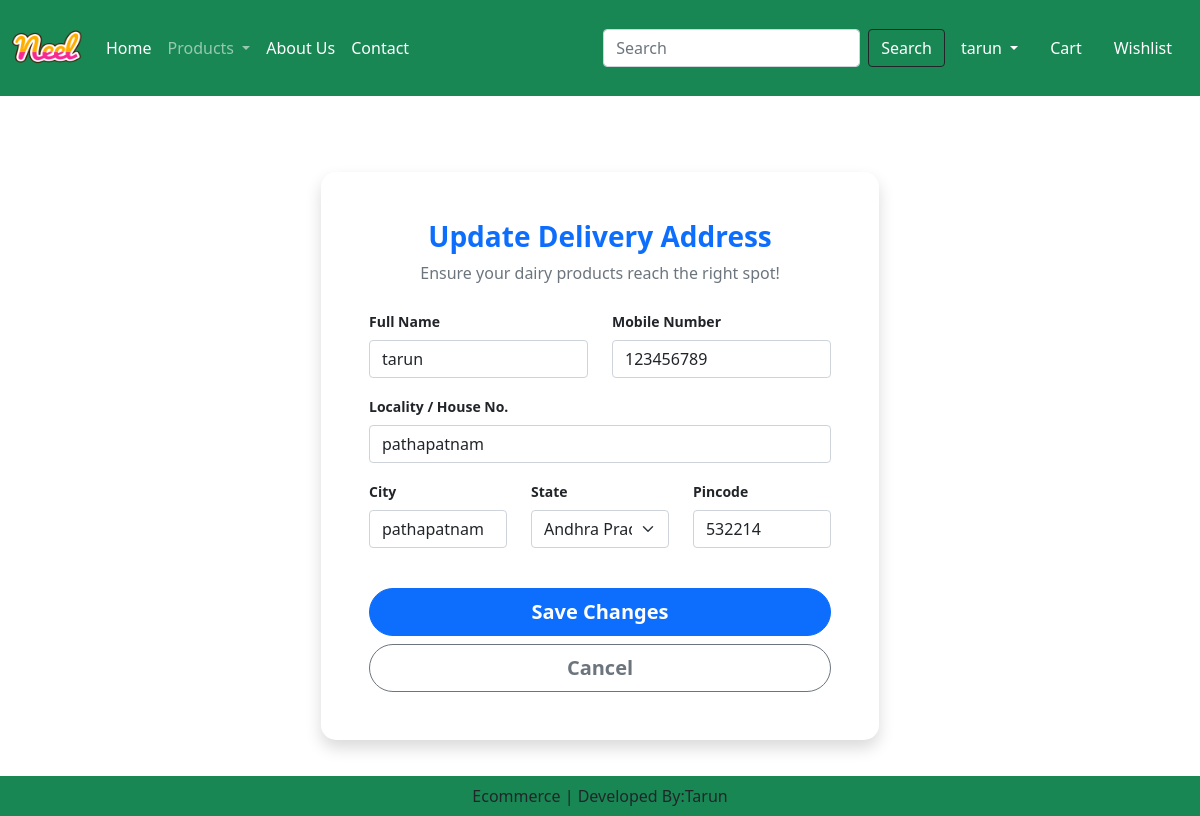
/accounts/address-edit/1/ (signed in), run on the app's committed database.
### accounts/models.py (models this page shows)
class Customer(models.Model):
    user=models.ForeignKey(User,on_delete=models.CASCADE)
    name=models.CharField(max_length=100)
    locality=models.CharField(max_length=100)
    mobile_no=models.CharField(max_length=100)
    city=models.CharField(max_length=100)
    state=models.CharField(choices=STATE_CHOICES,max_length=50)
    pincode=models.IntegerField()

### accounts/views.py (the view, shortened to what this page needs)
# urls.py: path('address-edit/<int:pk>/',views.edit_address,name='edit_address'),
@login_required(login_url='customer_login')
def edit_address(request,pk):
    address=get_object_or_404(Customer,pk=pk,user=request.user)
    form=ProfileForm(instance=address)
    return render(request,'edit_address.html',{'form':form})

### accounts/forms.py
class ProfileForm(forms.ModelForm):
    class Meta:
        model=Customer
        fields=['name','locality','mobile_no','city','state','pincode']
        widgets = {
            'name': forms.TextInput(attrs={'class': 'form-control', 'placeholder': 'Full Name'}),
            'locality': forms.TextInput(attrs={'class': 'form-control', 'placeholder': 'Locality/Street'}),
            'mobile_no': forms.NumberInput(attrs={'class': 'form-control', 'placeholder': 'Mobile Number'}),
            'city': forms.TextInput(attrs={'class': 'form-control', 'placeholder': 'City'}),
            'state': forms.Select(attrs={'class': 'form-select'}),
            'pincode': forms.NumberInput(attrs={'class': 'form-control', 'placeholder': 'Pincode'}),
        }

### accounts/templates/edit_address.html (shortened to what this page needs)
{% extends 'app/base.html' %}
{% load static %}
{% block main-content %}
<div class="container d-flex align-items-center justify-content-center" style="min-height: 90vh;">
    <div class="col-md-7 col-lg-6">
        <div class="card shadow border-0" style="border-radius: 15px;">
            <div class="card-body p-4 p-md-5">
                <div class="text-center mb-4">
                    <h3 class="fw-bold text-primary">Update Delivery Address</h3>
                    <p class="text-muted">Ensure your dairy products reach the right spot!</p>
                </div>
                <form action="" method="POST" novalidate>
                    <div class="row">
                        <div class="col-md-6 mb-3">
                            <label class="form-label small fw-bold">Full Name</label>
                            {{ form.name }}
                        </div>
                        <div class="col-md-6 mb-3">
                            <label class="form-label small fw-bold">Mobile Number</label>
                            {{ form.mobile_no }}
                        </div>
                        <div class="col-12 mb-3">
                            <label class="form-label small fw-bold">Locality / House No.</label>
                            {{ form.locality }}
                        </div>
                        <div class="col-md-4 mb-3">
                            <label class="form-label small fw-bold">City</label>
                            {{ form.city }}
                        </div>
                        <div class="col-md-4 mb-3">
                            <label class="form-label small fw-bold">State</label>
                            {{ form.state }}
                        </div>
                        <div class="col-md-4 mb-3">
                            <label class="form-label small fw-bold">Pincode</label>
                            {{ form.pincode }}
                        </div>
                    </div>
                    <div class="d-grid gap-2 mt-4">
                        <button type="submit" class="btn btn-primary btn-lg rounded-pill fw-bold">
                            Save Changes
                        </button>
                        <a href="{% url 'profile' %}" class="btn btn-outline-secondary btn-lg rounded-pill fw-bold">
                            Cancel
                        </a>
                    </div>
                </form>
            </div>
        </div>
    </div>
</div>
{% endblock main-content %}

### app/templates/app/base.html (shortened to what this page needs)
<!DOCTYPE html>
{% load static %}
<html lang="en">
<head>
    <link href="https://cdn.jsdelivr.net/npm/bootstrap@5.0.2/dist/css/bootstrap.min.css" rel="stylesheet">
    <link rel="stylesheet" href="{% static 'app/css/all.min.css' %}">
    <link rel="stylesheet" href="{% static 'app/css/owl.carousel.min.css' %}">
    <link rel="stylesheet" href="{% static 'app/css/style.css' %}">
    <link rel="stylesheet" href="https://cdnjs.cloudflare.com/ajax/libs/font-awesome/6.0.0/css/all.min.css">
</head>
<body>
        <nav class="navbar navbar-expand-lg navbar-dark bg-success">
        <div class="container-fluid">
            <a class="navbar-brand" href="{% url 'home' %}">
                <img src="{% static 'app/images/Neel.png'%}" width="70" height="70" alt="">
            </a>
            <div class="collapse navbar-collapse" id="navbarSupportedContent">
            <ul class="navbar-nav me-auto mb-2 mb-lg-0">
                <li class="nav-item">
                    <a class="nav-link active" aria-current="page" href="{% url 'home' %}">Home</a>
                </li>
                <li class="nav-item dropdown">
                    <a class="nav-link dropdown-toggle" href="#" role="button" data-bs-toggle="dropdown" aria-expanded="false">
                    Products
                    </a>
                </li>
                <li class="nav-item">
                    <a class="nav-link text-white" href="{% url 'about' %}">About Us</a>
                </li>
                <li class="nav-item">
                    <a class="nav-link text-white" href="{% url 'contact' %}">Contact</a>
                </li>
            </ul>
            <form class="d-flex" role="search" action="{% url 'search' %}">
                <input class="form-control me-2" type="search" name="search" placeholder="Search" aria-label="Search" required />
                <button class="btn btn-outline-dark text-white" type="submit">Search</button>
            </form>
            </div>
            <ul class="navbar-nav me-auto mb-2 mb-lg-0">
                {% if request.user.is_authenticated %}
                <li class="nav-item dropdown mx-2">
                     <a class="nav-link dropdown-toggle text-white" href="#" id="profileDropDown" role="button" data-bs-toggle="dropdown" aria-expanded="false">
                        {% if request.user.is_authenticated %}{{request.user}}{% else %}user{% endif %}
                    </a>
                </li>
                <li class="nav-item mx-2">
                    <a class="nav-link text-white" href="{% url 'show_cart' %}">Cart </a>
                </li>
                <li class="nav-item mx-2">
                    <a class="nav-link text-white" href="{% url 'show_wishlist' %}">Wishlist </a>
                </li>
                {% endif %}
            </ul>
        </div>
        </nav>
    {% block main-content %}{% endblock main-content %}
    <footer class="container-fluid fixed-bottom text-center bg-success p-2 mt-5">
        Ecommerce | Developed By:Tarun
    </footer>
</body>
</html>

### app/static/app/css/style.css (style rules this page uses)
a { text-decoration: none; }

### data on the page
Customer: name "tarun", mobile_no "123456789", locality "pathapatnam", city "pathapatnam", state "Andhra Pradesh", pincode "532214"

### other printed values
{{ request.user }} "tarun"
